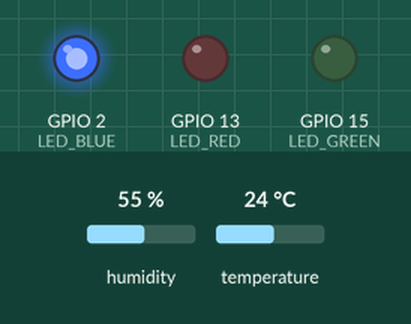
The sketch below on a simulated ESP32. On the bench: output pins drawn as LEDs (lit = HIGH). The test bench sets the inputs (shaded band); at power-on: humidity 55 %, temperature 24 °C. WiFi joins after 1.5 s; servers stay silent unless stated; uploads are accepted with an empty reply; random numbers use the default seed unless the sketch sets one; what the sketch prints to the serial monitor is not drawn.

Above: at 1.1 s.
At 3.2 s:
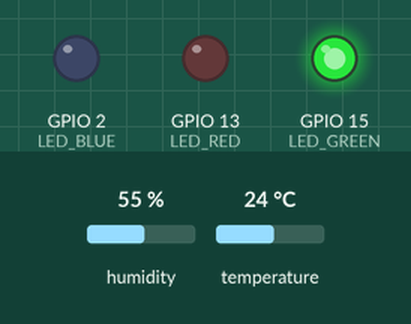
At 4.2 s:
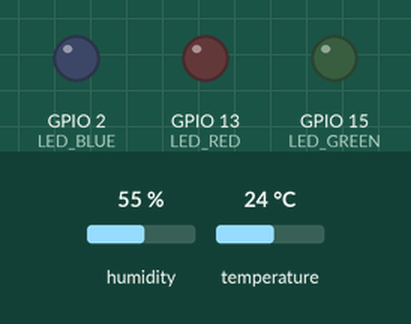
Timing chart, 0 to 5.7 s (numbered marks = the images above):
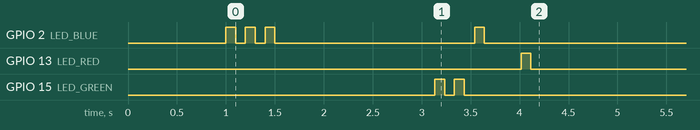

The sketch:

sketch_http.ino
```cpp
#include <WiFi.h>
#include <HTTPClient.h>
#include <DHT.h>
#include <ArduinoJson.h>

#define DHTPIN 4
#define DHTTYPE DHT22
#define LED_BLUE 2
#define LED_GREEN 15
#define LED_RED 13

DHT dht(DHTPIN, DHTTYPE);

// ⚠️ UPDATE THESE VALUES ⚠️
const char* ssid = "Wokwi-GUEST";
const char* password = "";
// Use HTTP instead of HTTPS for Wokwi compatibility
const char* serverUrl = "http://unlugged-janise-universally.ngrok-free.dev/api/iot/update";
const char* feedId = "0x2fca1ed29725e582fd31525e2e98523b735722f50ce846ed8528bdb8ce27caff";
const char* providerAddress = "0xe7b5873257c12797d22f21fe8a4f81270d21c2678b94d89432df05e3c2f97ed8";

// Configuration
const unsigned long updateInterval = 300000; // 5 minutes (300000ms)
const char* deviceId = "wokwi-esp32-001";
const char* location = "Wokwi Simulation Lab";

unsigned long lastUpdate = 0;
int readingCount = 0;

void setup() {
  Serial.begin(115200);
  delay(1000);

  // Initialize LEDs
  pinMode(LED_BLUE, OUTPUT);
  pinMode(LED_GREEN, OUTPUT);
  pinMode(LED_RED, OUTPUT);

  // Startup sequence
  blinkLED(LED_BLUE, 3);

  Serial.println("\n");
  Serial.println("╔════════════════════════════════════════╗");
  Serial.println("║   IoT Weather Station v1.0             ║");
  Serial.println("║   Data Marketplace Device              ║");
  Serial.println("╚════════════════════════════════════════╝");
  Serial.println();

  // Initialize DHT sensor
  dht.begin();
  Serial.println("🌡️  DHT22 sensor initialized");

  // Connect to WiFi
  connectWiFi();

  Serial.println();
  Serial.println("📡 Starting data transmission...");
  Serial.println("━━━━━━━━━━━━━━━━━━━━━━━━━━━━━━━━━━━━━━━");
  Serial.println();
}

void loop() {
  unsigned long currentMillis = millis();

  // Check WiFi connection
  if (WiFi.status() != WL_CONNECTED) {
    Serial.println("⚠️  WiFi disconnected. Reconnecting...");
    connectWiFi();
  }

  // Send data at specified interval
  if (currentMillis - lastUpdate >= updateInterval || lastUpdate == 0) {
    lastUpdate = currentMillis;
    readingCount++;

    blinkLED(LED_BLUE, 1);
    readAndSendData();
  }

  delay(1000);
}

void connectWiFi() {
  Serial.print("📶 Connecting to WiFi");
  WiFi.begin(ssid, password);

  int attempts = 0;
  while (WiFi.status() != WL_CONNECTED && attempts < 20) {
    delay(500);
    Serial.print(".");
    attempts++;
  }

  if (WiFi.status() == WL_CONNECTED) {
    Serial.println(" ✅");
    Serial.print("   IP Address: ");
    Serial.println(WiFi.localIP());
    blinkLED(LED_GREEN, 2);
  } else {
    Serial.println(" ❌");
    Serial.println("   Failed to connect!");
    blinkLED(LED_RED, 3);
  }
}

void readAndSendData() {
  // Read sensor data
  float temperature = dht.readTemperature(true); // Fahrenheit
  float humidity = dht.readHumidity();

  if (isnan(temperature) || isnan(humidity)) {
    Serial.println("❌ Failed to read from DHT sensor!");
    blinkLED(LED_RED, 2);
    return;
  }

  // Calculate additional mock data
  float pressure = 1013.25 + (random(-30, 30) / 10.0);
  float windSpeed = random(0, 150) / 10.0; // 0-15 mph
  const char* directions[] = {"N", "NE", "E", "SE", "S", "SW", "W", "NW"};
  const char* windDirection = directions[random(0, 8)];
  const char* conditions[] = {"Clear", "Partly Cloudy", "Cloudy", "Light Rain", "Sunny"};
  const char* currentConditions = conditions[random(0, 5)];

  // Display readings
  Serial.println("━━━━━━━━━━━━━━━━━━━━━━━━━━━━━━━━━━━━━━━");
  Serial.printf("📊 Reading #%d\n", readingCount);
  Serial.println("━━━━━━━━━━━━━━━━━━━━━━━━━━━━━━━━━━━━━━━");
  Serial.printf("   🌡️  Temperature: %.1f°F\n", temperature);
  Serial.printf("   💧 Humidity: %.1f%%\n", humidity);
  Serial.printf("   🌬️  Pressure: %.2f hPa\n", pressure);
  Serial.printf("   💨 Wind: %.1f mph %s\n", windSpeed, windDirection);
  Serial.printf("   ☁️  Conditions: %s\n", currentConditions);
  Serial.printf("   📍 Location: %s\n", location);
  Serial.println("━━━━━━━━━━━━━━━━━━━━━━━━━━━━━━━━━━━━━━━");

  // Send to API
  sendDataToAPI(temperature, humidity, pressure, windSpeed, windDirection, currentConditions);
}

void sendDataToAPI(float temp, float humidity, float pressure, float windSpeed, const char* windDirection, const char* conditions) {
  if (WiFi.status() != WL_CONNECTED) {
    Serial.println("❌ WiFi not connected!");
    blinkLED(LED_RED, 2);
    return;
  }

  WiFiClient client;
  HTTPClient http;

  Serial.println("📡 Connecting to API...");
  Serial.println("   URL: " + String(serverUrl));

  // Use HTTP (not HTTPS) for Wokwi compatibility
  http.begin(client, serverUrl);
  http.addHeader("Content-Type", "application/json");
  http.addHeader("ngrok-skip-browser-warning", "true");
  http.setTimeout(20000); // 20 second timeout

  Serial.println("✅ HTTP client initialized");

  // Create JSON payload
  StaticJsonDocument<1024> doc;
  doc["feedId"] = feedId;
  doc["deviceId"] = deviceId;
  doc["provider"] = providerAddress;

  JsonObject data = doc.createNestedObject("data");
  data["timestamp"] = millis();
  data["temperature"] = round(temp * 10) / 10.0;
  data["humidity"] = round(humidity * 10) / 10.0;
  data["pressure"] = round(pressure * 100) / 100.0;
  data["windSpeed"] = round(windSpeed * 10) / 10.0;
  data["windDirection"] = windDirection;
  data["conditions"] = conditions;
  data["location"] = location;
  data["deviceType"] = "ESP32+DHT22";
  data["readingNumber"] = readingCount;

  String jsonString;
  serializeJson(doc, jsonString);

  Serial.println("📤 Sending to API...");
  Serial.printf("   Payload size: %d bytes\n", jsonString.length());
  Serial.println("   WiFi Status: " + String(WiFi.status()));
  Serial.println("   RSSI: " + String(WiFi.RSSI()) + " dBm");

  Serial.println("⏳ Sending POST request...");
  int httpResponseCode = http.POST(jsonString);
  Serial.println("📥 Response received: " + String(httpResponseCode));

  if (httpResponseCode > 0) {
    String response = http.getString();
    Serial.printf("✅ Response Code: %d\n", httpResponseCode);

    // Parse response
    StaticJsonDocument<512> responseDoc;
    DeserializationError error = deserializeJson(responseDoc, response);

    if (!error && responseDoc["success"] == true) {
      const char* blobId = responseDoc["blobId"];
      Serial.println("   ✅ Data uploaded successfully!");
      if (blobId) {
        Serial.printf("   🗄️  Walrus Blob ID: %s\n", blobId);
      }
      blinkLED(LED_GREEN, 3);
    } else {
      Serial.println("   ⚠️  Server response not successful");
      Serial.println("   Response: " + response);
      blinkLED(LED_RED, 1);
    }
  } else {
    Serial.printf("❌ HTTP Error: %d\n", httpResponseCode);
    Serial.println("   " + http.errorToString(httpResponseCode));
    blinkLED(LED_RED, 3);
  }

  http.end();
  Serial.println();
}

void blinkLED(int pin, int times) {
  for (int i = 0; i < times; i++) {
    digitalWrite(pin, HIGH);
    delay(100);
    digitalWrite(pin, LOW);
    delay(100);
  }
}
```

Measured:
- by itself, GPIO 2 (LED_BLUE): goes LOW 0.10 s, HIGH 0.10 s, LOW 0.10 s, HIGH 0.10 s, LOW 2.0 s, HIGH 0.10 s, then LOW
- by itself, GPIO 13 (LED_RED): LOW → HIGH at 4.0 s, → LOW 0.10 s later
